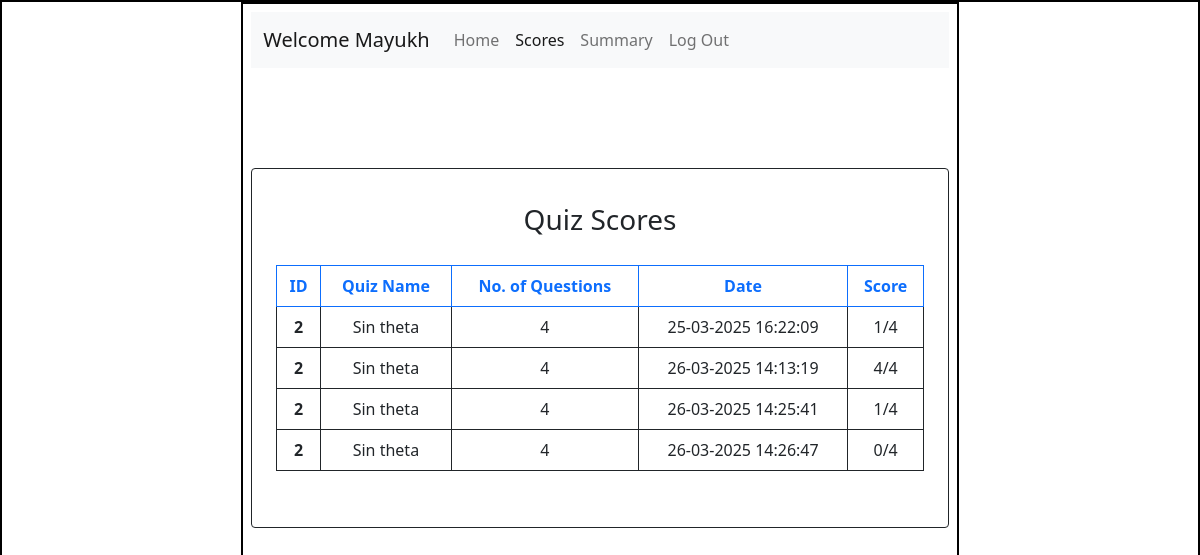
Screenshot of /scores (signed in) with the database file from the repository.
### application/models.py (models this page shows)
class User(db.Model):
    id = db.Column(db.Integer(), primary_key = True)
    full_name = db.Column(db.String(),nullable = False)
    qualification = db.Column(db.String(),nullable = False)
    dob = db.Column(db.String(),nullable = False)
    username = db.Column(db.String(), unique=True, nullable = False)
    password = db.Column(db.String(), nullable = False)
    role = db.Column(db.String(), default = "user", nullable = False)
    scores = db.relationship("Scores", backref = "user", cascade = "all, delete")

class Scores(db.Model):
    id = db.Column(db.Integer(), primary_key=True)
    quiz_id = db.Column(db.Integer(), db.ForeignKey("quiz.id"), nullable=False)
    user_id = db.Column(db.Integer(), db.ForeignKey("user.id"),nullable = False)
    questions = db.Column(db.Integer(),nullable = False)
    timestamp = db.Column(db.String(), nullable = False)
    score = db.Column(db.Integer(),nullable = False)

class Quiz(db.Model):
    id = db.Column(db.Integer(), primary_key = True)
    name = db.Column(db.String(), unique = True, nullable = False)
    quizdate = db.Column(db.Date(),nullable = False)
    duration = db.Column(db.Integer(), nullable = False)
    chapter_id = db.Column(db.Integer(), db.ForeignKey("chapter.id"), nullable = False)
    questions = db.relationship("Question", backref="quiz", cascade="all, delete")
    scores = db.relationship("Scores", backref = "quiz", cascade = "all, delete")

### application/controllers.py (the view)
@app.route("/scores")
def scores():
    if "username" not in session:
        return(redirect(url_for("login")))
    this_user = User.query.filter_by(username = session["username"]).first()
    if not this_user:
        return redirect(url_for("login"))
    quizzes = Quiz.query.all()
    scores = Scores.query.filter_by(user_id = this_user.id).all()
    return render_template("scores.html",quizzes = quizzes, scores = scores, full_name = this_user.full_name)

### templates/scores.html (shortened to what this page needs)
<!DOCTYPE html>
<html lang="en">
<head>
    <link rel="stylesheet" href="/static/styles.css">
    <link href="https://cdn.jsdelivr.net/npm/bootstrap@5.0.2/dist/css/bootstrap.min.css" rel="stylesheet"
>
</head>
<body>
    <div id="main">
        <div id="canvas" class="p-2">
            <nav class="navbar navbar-expand-lg navbar-light bg-light">
                <div class="container-fluid">
                    <a class="navbar-brand" href="#">Welcome {{full_name}}</a>
                    <div class="collapse navbar-collapse" id="navbarSupportedContent">
                        <ul class="navbar-nav me-auto mb-2 mb-lg-0">
                            <li class="nav-item">
                                <a class="nav-link" aria-current="page" href="/user_dashboard">Home</a>
                            </li>
                            <li class="nav-item">
                                <a class="nav-link active" href="/scores">Scores</a>
                            </li>
                            <li class="nav-item">
                                <a class="nav-link" href="/user_summary">Summary</a>
                            </li>
                            <li class="nav-item">
                                <a class="nav-link" href="/logout">Log Out</a>
                            </li>
                        </ul>
                    </div>
                </div>
            </nav>
            <div id="content" class="border border-dark rounded p-4" style="margin-top:100px;">
            <h3 class="headings">Quiz Scores</h3>
                <div class="table table-responsive">
                    <table class="table table-bordered text-center">
                        <thead class="border border-primary text-primary">
                            <tr>
                                <th scope="col">ID</th>
                                <th scope="col">Quiz Name</th>
                                <th scope="col">No. of Questions</th>
                                <th scope="col">Date</th>
                                <th scope="col">Score</th>
                            </tr>
                        </thead>
                        <tbody class="border border-dark">
                            {% if scores %}
                                {% for score in scores %}
                                    <tr>
                                        <th scope="row">{{score.quiz_id}}</th>
                                        <td>{% for quiz in quizzes %}
                                            {% if quiz.id == score.quiz_id %}
                                                {{quiz.name}}
                                            {% endif %}
                                        {% endfor %}</td>
                                        <td>{{score.questions}}</td>
                                        <td>{{score.timestamp}}</td>
                                        <td>{{score.score}}/{{score.questions}}</td>
                                    </tr>
                                {% endfor %}
                            {% else %}
                                    <tr>
                                        <td colspan="5">No scores available</td>
                                    </tr>
                            {% endif %}
                        </tbody>
                    </table>
                </div>
            </div>
        </div>
    </div>
</body>
</html>

### static/styles.css (style rules this page uses)
* { margin: 0px; }
#main, #canvas { border: 2px solid black; }
#canvas { width: 60%; margin: auto; min-height: 750px; overflow: auto; }
.headings { text-align: center; margin-top: 10px; padding-bottom: 20px; }

### rows the page displays
User: full_name "Mayukh"
Scores: quiz_id "2", questions "4", timestamp "25-03-2025 16:22:09", score "1"
Quiz: name "Sin theta"
Scores: quiz_id "2", questions "4", timestamp "26-03-2025 14:13:19", score "4"
Scores: quiz_id "2", questions "4", timestamp "26-03-2025 14:25:41", score "1"
Scores: quiz_id "2", questions "4", timestamp "26-03-2025 14:26:47", score "0"
